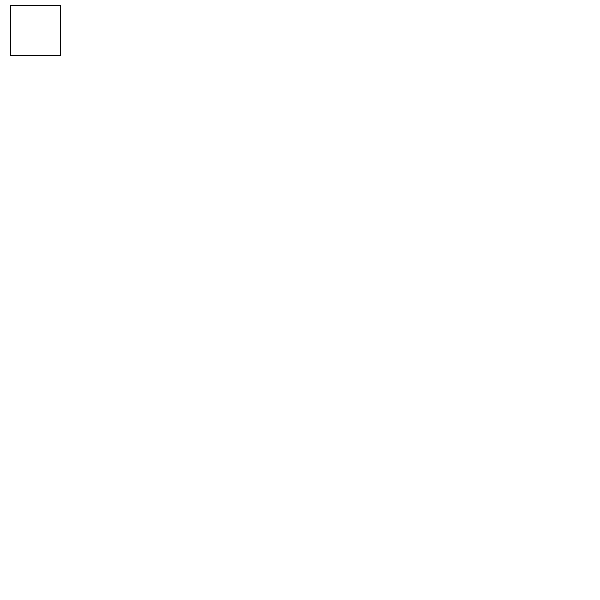
Frame 1 (no input)
Frame 60 (the mouse pressed at the canvas centre just before this capture): identical to frame 1, image omitted
Frame 120 (the mouse held since frame 60 and released just before this capture): identical to frame 1, image omitted

The Processing sketch that drew this single still picture (run headless with seeded random() and noise(); from frame 60 on, the mouse is pressed at the canvas centre):

// Processing sketch: Opdracht_6
// ── Opdracht_6.pde
int xLine;
int yLine;

void setup(){
  size(600,600);

  xLine = 10;
  yLine = 5;
}

void draw(){
  background(255);
  rect(xLine, yLine ,50, 50);
}

void keyPressed(){
  //boven
  if(keyCode == 38){
  yLine -= 30;
  
  }

  //beneden
  if(keyCode == 40){
  yLine += 30;
  
  }
  
  //lefgt
  if(keyCode == 37){
    xLine -= 30;
    
  }
  
  //right
  if(keyCode == 39){
    xLine += 30;
  
  }
}
